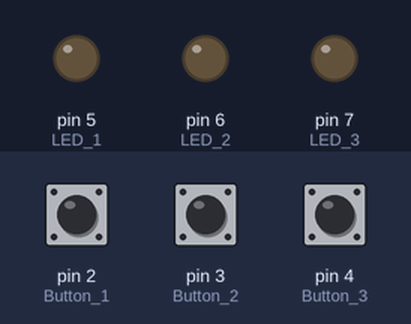
The sketch below on a simulated Arduino Uno, built with avr-gcc and run on an emulated ATmega328P. On the bench: output pins drawn as LEDs (lit = HIGH). Inputs (shaded band) come from the test bench; at power-on: pin 2 (Button_1) LOW, pin 3 (Button_2) LOW, pin 4 (Button_3) LOW.

Above: at 1.2 s.
1.3 s: pin 2 (Button_1) pulled HIGH for 0.15 s
At 1.37 s:
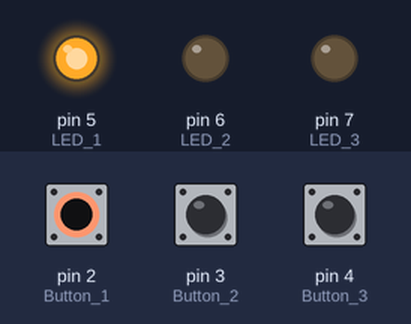
2.9 s: pin 3 (Button_2) pulled HIGH for 0.15 s
At 2.98 s:
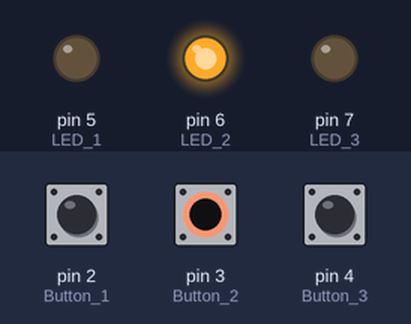
4.5 s: pin 4 (Button_3) pulled HIGH for 0.15 s
At 4.57 s:
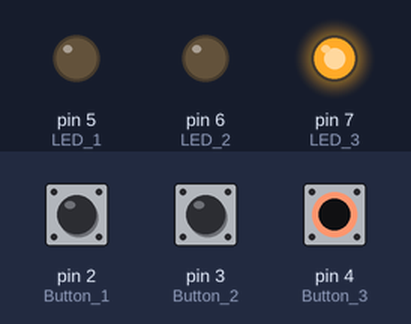
6.1 s: pin 4 (Button_3) pulled HIGH for 3.2 s
At 10.5 s:
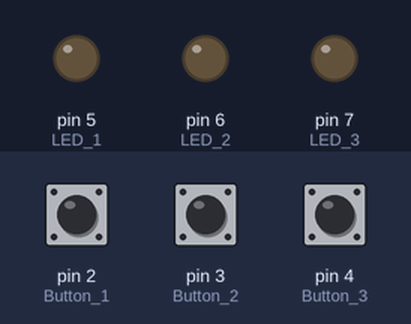
10.8 s: pin 2 (Button_1) pulled HIGH for 3.2 s
At 11.6 s:
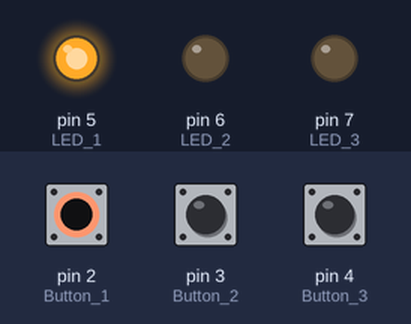
15.5 s: pin 2 (Button_1) driven HIGH and pin 3 (Button_2) driven HIGH
At 16.5 s:
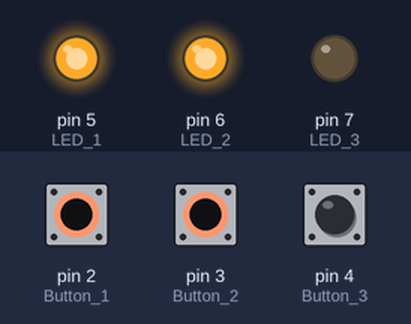
Timing chart, 0 to 18.0 s (numbered marks = the images above; inputs shaded):
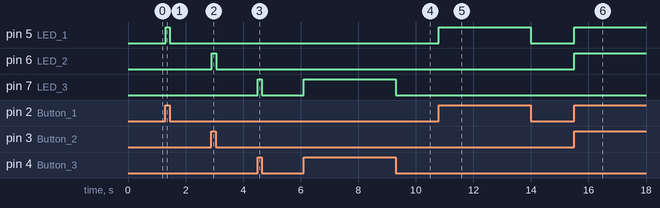

Measured:
- after the input at 1.3 s, pin 5 (LED_1): LOW → HIGH at once, → LOW 0.15 s later
- after the input at 2.9 s, pin 6 (LED_2): LOW → HIGH at once, → LOW 0.15 s later
- after the input at 4.5 s, pin 7 (LED_3): LOW → HIGH at once, → LOW 0.15 s later
- after the input at 6.1 s, pin 7 (LED_3): LOW → HIGH at once, → LOW 3.2 s later
- after the input at 10.8 s, pin 5 (LED_1): LOW → HIGH at once, → LOW 3.2 s later
- after the input at 15.5 s, pin 5 (LED_1), pin 6 (LED_2): LOW → HIGH at once

The sketch:

arduin_task.ino
```cpp
// Project: Control 3 LEDs using 3 Push Buttons
// Each button controls one LED

void setup()
{
  // Set button pins as INPUT
  pinMode(2, INPUT); // Button 1
  pinMode(3, INPUT); // Button 2
  pinMode(4, INPUT); // Button 3

  // Set LED pins as OUTPUT
  pinMode(5, OUTPUT); // LED 1
  pinMode(6, OUTPUT); // LED 2
  pinMode(7, OUTPUT); // LED 3
}

void loop()
{
  // Read button states and control corresponding LEDs

  if (digitalRead(2) == HIGH) {
    digitalWrite(5, HIGH); // Turn on LED 1
  } else {
    digitalWrite(5, LOW);  // Turn off LED 1
  }

  if (digitalRead(3) == HIGH) {
    digitalWrite(6, HIGH); // Turn on LED 2
  } else {
    digitalWrite(6, LOW);  // Turn off LED 2
  }

  if (digitalRead(4) == HIGH) {
    digitalWrite(7, HIGH); // Turn on LED 3
  } else {
    digitalWrite(7, LOW);  // Turn off LED 3
  }

  delay(10); // Small delay to improve simulation stability
}
```
